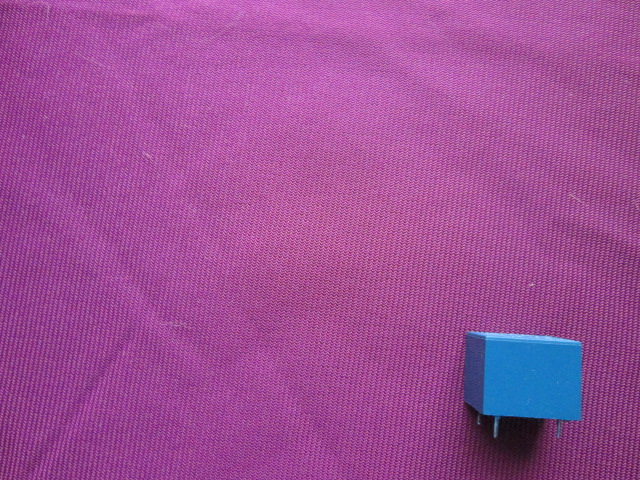
%> input picture Patrones 4  variables 50 valores/Imagenes Componentes/Cine/Cine1.JPG, 640 x 480 px
$ octave --eval "result = indentificador(rgb2gray(imread('Imagenes Componentes/Cine/Cine1.JPG')));"   (GNU Octave 9; MATLAB toolbox functions it lacks are replaced by stand-ins)
%> lines starting %> are read from the running program, lines starting %| are printed output that depends on the picture; in (x1, y1, x2, y2) boxes, pixels count from 0 and x2, y2 are one past the last pixel; in counts of white or black regions, pixels touching at a corner belong together; the program's own positions count from 1
function [a] = indentificador(bw)
[L Ne]=bwlabel(bw);
propied=regionprops(L);
hold on
for n=1:size(propied,1)
    rectangle('Position',propied(n).BoundingBox,'EdgeColor','g','LineWidth',2);
end

s=find([propied.Area]<5000);
for n= 1:size(s,2)
    rectangle('Position',propied(s(n)).BoundingBox,'EdgeColor','r','LineWidth',2);
end


for n=1:size(s,2)
    d=round(propied(s(n)).BoundingBox);
    bw(d(2):d(2)+d(4),d(1):d(1)+d(3))=0;
end

bw=bw-1;
bw=abs(bw);
imshow(bw)
[L Ne]=bwlabel(bw);
propied=regionprops(L);
hold on
for n=1:size(propied,1)
    rectangle('Position',propied(n).BoundingBox,'EdgeColor','g','LineWidth',2);
end
pause(3)
s=find([propied.Area]<5000);
for n= 1:size(s,2)
    rectangle('Position',propied(s(n)).BoundingBox,'EdgeColor','r','LineWidth',2);
end
for n=1:size(s,2)
    d=round(propied(s(n)).BoundingBox);
    bw(d(2):d(2)+d(4),d(1):d(1)+d(3))=0;
end

imshow(bw)
a=propied.Area
end
%> in indentificador, `[L Ne]=bwlabel(bw);`: L: size 480x640 double; every value is 1
%> in indentificador, `[L Ne]=bwlabel(bw);`: Ne = 1
%> in indentificador, `propied=regionprops(L);`: propied = 1 region; box (x1, y1, x2, y2), Area and Centroid: (0, 0, 640, 480) 307200 [320.5 240.5]
%> the loop in indentificador, `for n=1:size(propied,1)` made 1 pass
%> in indentificador, `s=find([propied.Area]<5000);`: s = []
%> after the loop in indentificador, `for n=1:size(s,2)`:
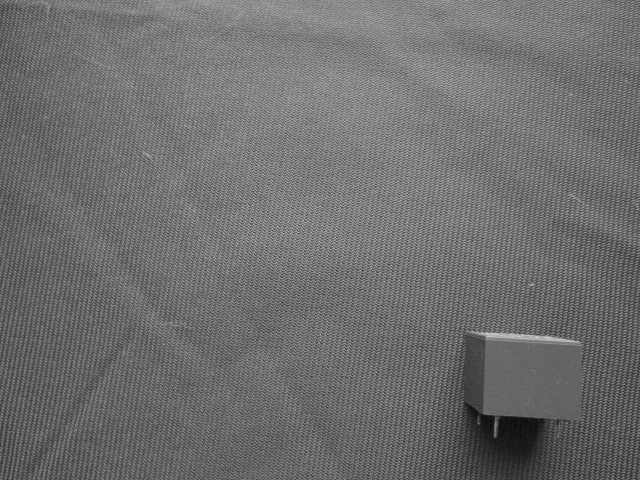
%> bw: size 480x640 uint8; min 10, max 211, mean 110.5
%> in indentificador, `a=propied.Area`: a = 307200
%> `result = indentificador(rgb2gray(imread('Imagenes Componentes/Cine/Cin..`:
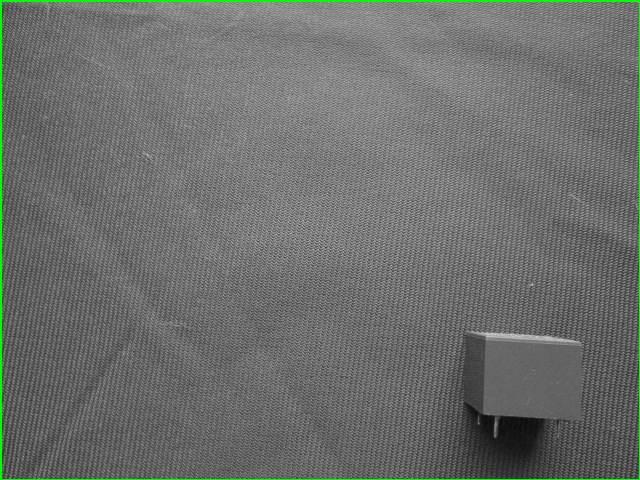
%> figure redrawn from the program's plot data

$ run again, on Patrones 4  variables 50 valores/Imagenes Componentes/Cine/Cine10.JPG
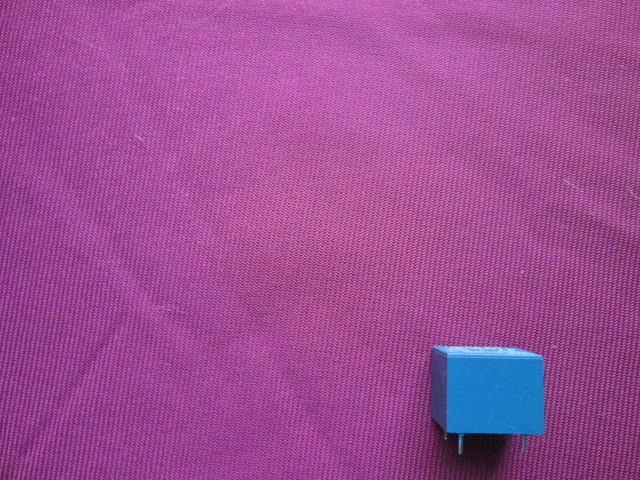
%> input picture Patrones 4  variables 50 valores/Imagenes Componentes/Cine/Cine10.JPG, 640 x 480 px
%> L: size 480x640 double; every value is 1
%> Ne = 1
%> propied = 1 region; box (x1, y1, x2, y2), Area and Centroid: (0, 0, 640, 480) 307200 [320.5 240.5]
%> the loop in indentificador, `for n=1:size(propied,1)` made 1 pass
%> s = []
%> after the loop in indentificador, `for n=1:size(s,2)`:
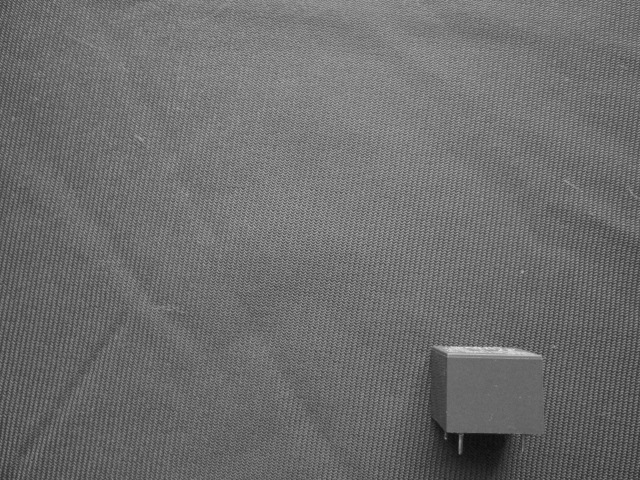
%> bw: size 480x640 uint8; min 12, max 229, mean 109.3
%> a = 307200
%> `result = indentificador(rgb2gray(imread('Imagenes Componentes/Cine/Cin..`:
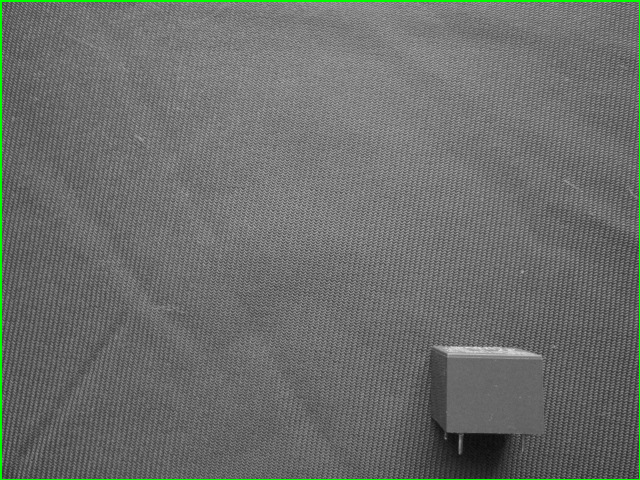
%> figure redrawn from the program's plot data

$ run again, on Patrones 4  variables 50 valores/Imagenes Componentes/Cine/Cine11.JPG
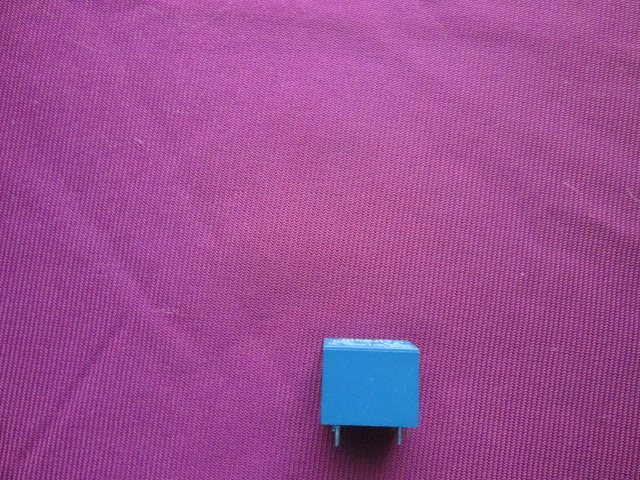
%> input picture Patrones 4  variables 50 valores/Imagenes Componentes/Cine/Cine11.JPG, 640 x 480 px
%> L: size 480x640 double; every value is 1
%> Ne = 1
%> propied = 1 region; box (x1, y1, x2, y2), Area and Centroid: (0, 0, 640, 480) 307200 [320.5 240.5]
%> the loop in indentificador, `for n=1:size(propied,1)` made 1 pass
%> s = []
%> after the loop in indentificador, `for n=1:size(s,2)`:
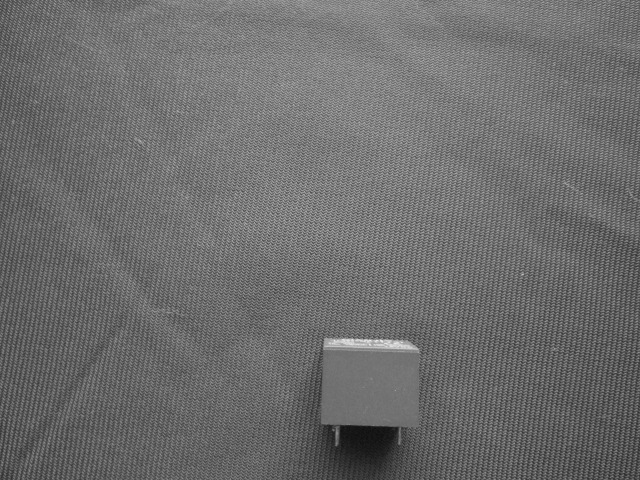
%> bw: size 480x640 uint8; min 12, max 237, mean 108.9
%> a = 307200
%> `result = indentificador(rgb2gray(imread('Imagenes Componentes/Cine/Cin..`:
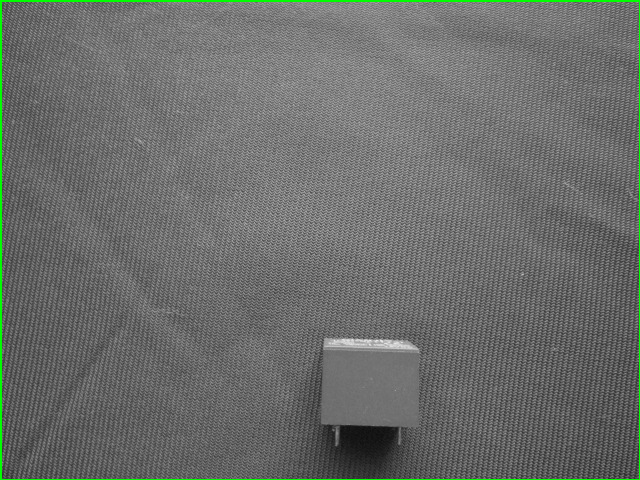
%> figure redrawn from the program's plot data
